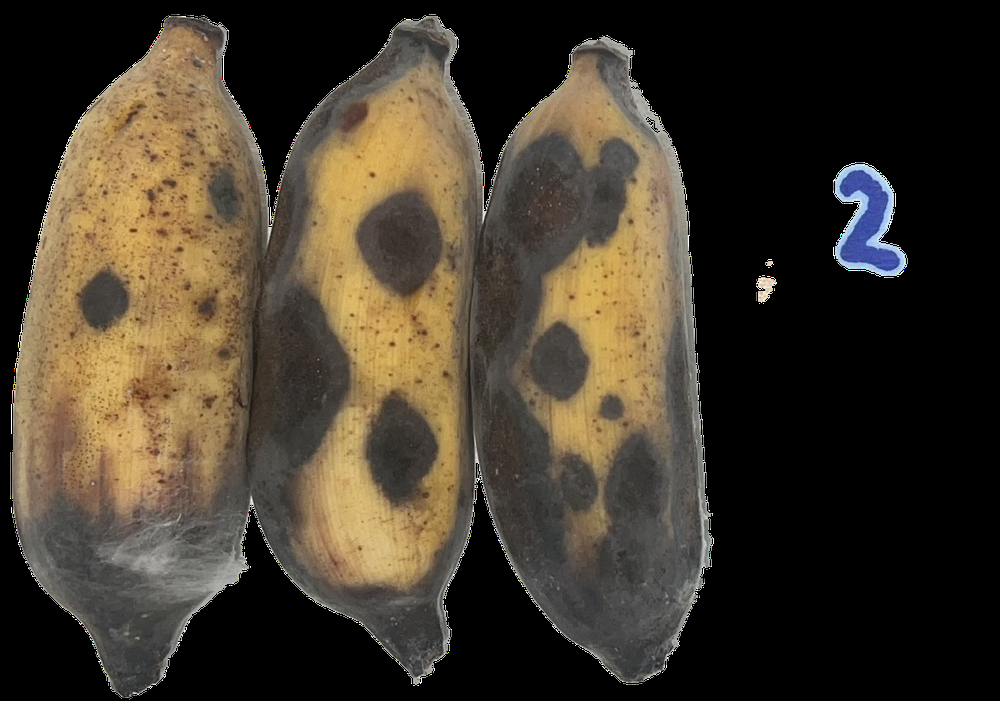
#> input picture img/img-out/7_transparent.png, 1000 x 701 px, shrunk from 1298 x 910 before the run
$ python transparent.py
#> lines starting #> are read from the running program, lines starting #| are printed output that depends on the picture; after the words box and inside, x2 and y2 are one past the last pixel; in counts of white or black regions, pixels touching at a corner belong together
import cv2
import numpy as np

# =========================
# 1️⃣ Load Transparent PNG
# =========================
img = cv2.imread("img/img-out/7_transparent.png", cv2.IMREAD_UNCHANGED)
#> img is the input picture: shape (701, 1000, 4); mean B, G, R, A 44, 57.2, 66.1, 130.1

if img is None:
    print("Image not found")
    exit()

if img.shape[2] != 4:
    print("Image does not have alpha channel")
    exit()

# Split channels (BGRA)
b, g, r, a = cv2.split(img)
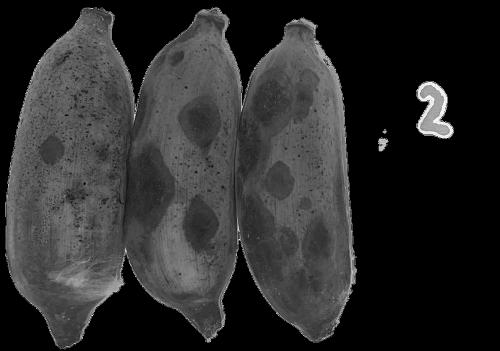
#> b: shape (701, 1000) (shown at 1/2 size); min 0, max 255, mean 44
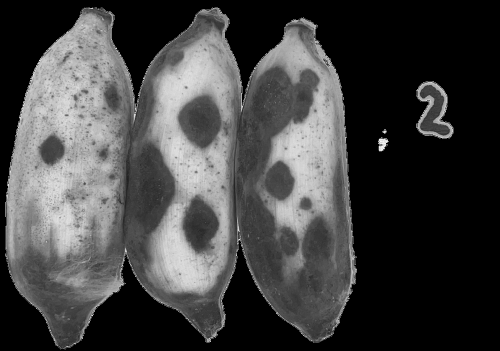
#> r: shape (701, 1000) (shown at 1/2 size); min 0, max 255, mean 66.1

# =========================
# 2️⃣ Create Banana Mask
# =========================
banana_mask = a > 0
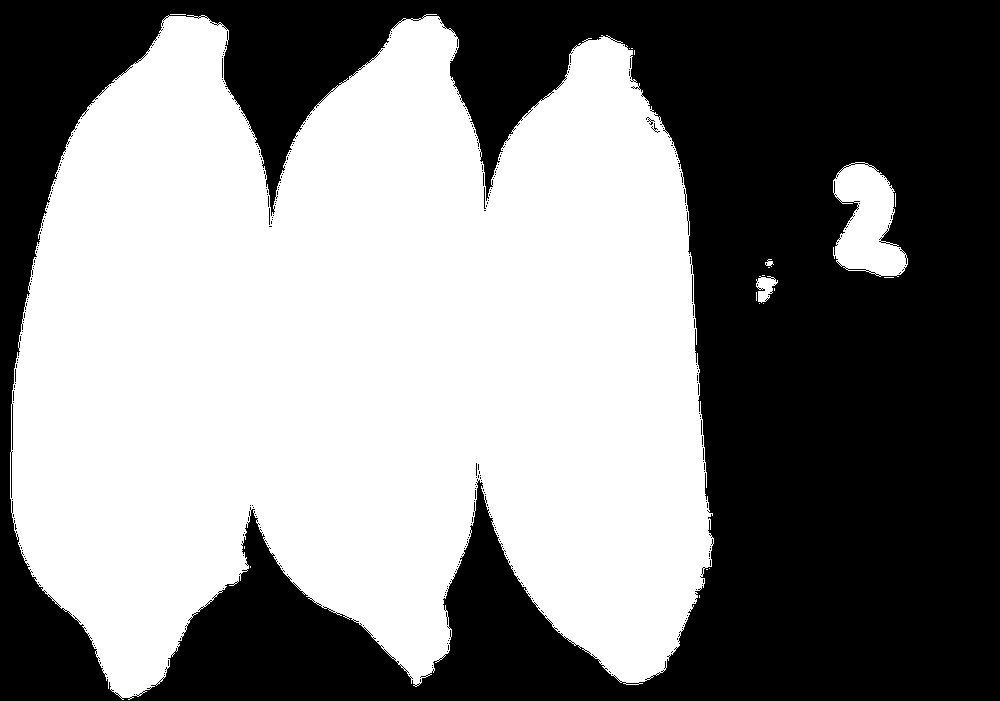
#> banana_mask: shape (701, 1000) bool; 52% white; 382 black regions (376 under 20 px), largest, box (x1, y1, x2, y2) and area: (0, 0, 1000, 701) 335998, (692, 275, 693, 302) 27, (484, 187, 486, 209) 23, (646, 117, 655, 125) 22, (222, 58, 223, 78) 20, (651, 123, 660, 133) 20
banana_pixels = np.sum(banana_mask)
#> banana_pixels = 364191

# Merge BGR
bgr = cv2.merge((b, g, r))

# Convert to HSV
hsv = cv2.cvtColor(bgr, cv2.COLOR_BGR2HSV)
#> hsv: shape (701, 1000, 3); mean H, S, V 10.9, 39, 66.8

# =========================
# 3️⃣ Define HSV Ranges
# =========================

# --- Green ---
lower_green = np.array([35, 40, 40])
upper_green = np.array([85, 255, 255])

# --- YELLOW RANGES (Expanded) ---

# 1️⃣ Strong yellow
lower_y1 = np.array([22, 120, 120])
upper_y1 = np.array([35, 255, 255])

# 2️⃣ Light yellow
lower_y2 = np.array([20, 60, 170])
upper_y2 = np.array([35, 160, 255])

# 3️⃣ Creamy pale yellow
lower_y3 = np.array([18, 30, 190])
upper_y3 = np.array([35, 140, 255])

# 4️⃣ Slight orange-yellow (late ripe)
lower_y4 = np.array([15, 80, 120])
upper_y4 = np.array([22, 255, 255])

# --- Brown (refined for dark spots) ---
lower_brown = np.array([0, 50, 0])
upper_brown = np.array([18, 255, 130])

# =========================
# 4️⃣ Create Masks
# =========================

mask_green = cv2.inRange(hsv, lower_green, upper_green) > 0
#> mask_green: shape (701, 1000) bool; 0% white in thin lines or dots, all inside (x1, y1, x2, y2) = (26, 39, 899, 685)

mask_y1 = cv2.inRange(hsv, lower_y1, upper_y1) > 0
#> mask_y1: shape (701, 1000) bool; 0.04% white in thin lines or dots, all inside (x1, y1, x2, y2) = (10, 14, 777, 693)
mask_y2 = cv2.inRange(hsv, lower_y2, upper_y2) > 0
#> mask_y2: shape (701, 1000) bool; 4.5% white; 752 white regions (696 under 20 px), largest, box (x1, y1, x2, y2) and area: (318, 135, 455, 483) 10407, (554, 222, 657, 440) 6241, (327, 408, 416, 579) 5690
mask_y3 = cv2.inRange(hsv, lower_y3, upper_y3) > 0
#> mask_y3: shape (701, 1000) bool; 5% white; 824 white regions (751 under 20 px), largest, box (x1, y1, x2, y2) and area: (322, 408, 416, 578) 6832, (68, 321, 169, 490) 5942, (320, 147, 384, 378) 4340
mask_y4 = cv2.inRange(hsv, lower_y4, upper_y4) > 0
#> mask_y4: shape (701, 1000) bool; 21.6% white; 116 white regions (110 under 20 px), largest, box (x1, y1, x2, y2) and area: (16, 27, 249, 510) 69368, (299, 68, 469, 589) 52603, (525, 58, 672, 478) 28519, (580, 502, 607, 537) 564, (233, 339, 241, 351) 42, (118, 510, 130, 516) 31

mask_yellow = mask_y1 | mask_y2 | mask_y3 | mask_y4
#> mask_yellow: shape (701, 1000) bool; 21.8% white; 390 white regions (382 under 20 px), largest, box (x1, y1, x2, y2) and area: (16, 27, 249, 510) 69961, (299, 68, 469, 589) 52603, (525, 58, 672, 478) 28542

mask_brown = cv2.inRange(hsv, lower_brown, upper_brown) > 0
#> mask_brown: shape (701, 1000) bool; 8.1% white; 808 white regions (731 under 20 px), largest, box (x1, y1, x2, y2) and area: (158, 125, 333, 517) 17316, (356, 125, 478, 507) 8959, (473, 222, 521, 379) 3514

# Optional: remove small noise
kernel = np.ones((3,3), np.uint8)
mask_green  = cv2.morphologyEx(mask_green.astype(np.uint8), cv2.MORPH_OPEN, kernel) > 0
#> mask_green: shape (701, 1000) bool; every value is 0
mask_yellow = cv2.morphologyEx(mask_yellow.astype(np.uint8), cv2.MORPH_OPEN, kernel) > 0
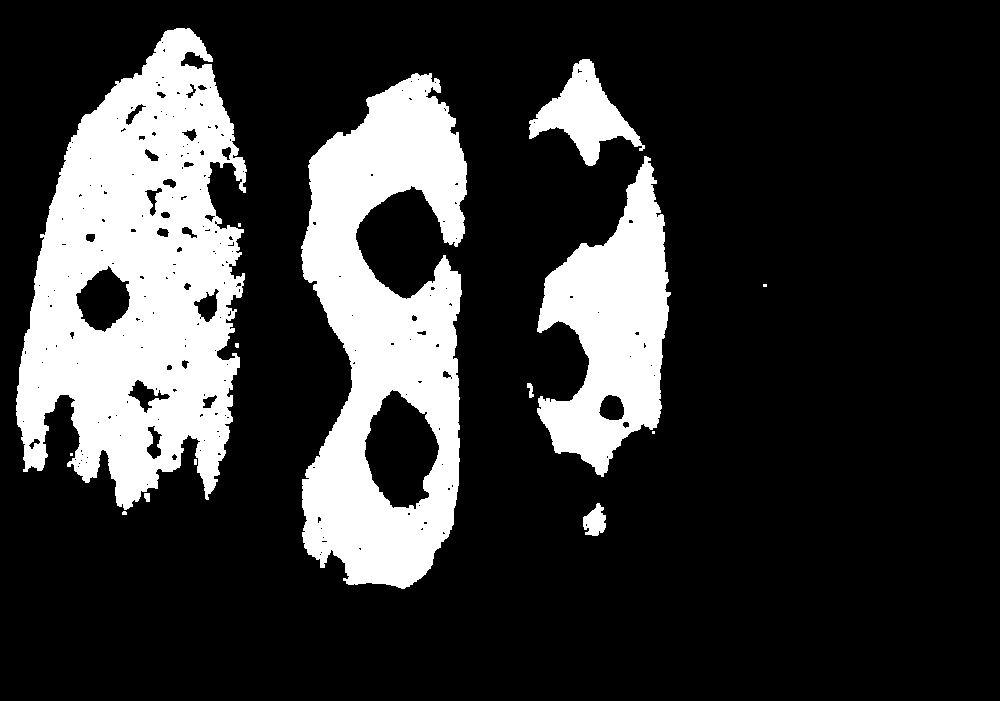
#> mask_yellow: shape (701, 1000) bool; 21.4% white; 14 white regions (7 under 20 px), largest, box (x1, y1, x2, y2) and area: (16, 28, 247, 510) 68723, (301, 73, 467, 589) 52224, (537, 156, 671, 477) 23147
mask_brown  = cv2.morphologyEx(mask_brown.astype(np.uint8), cv2.MORPH_OPEN, kernel) > 0
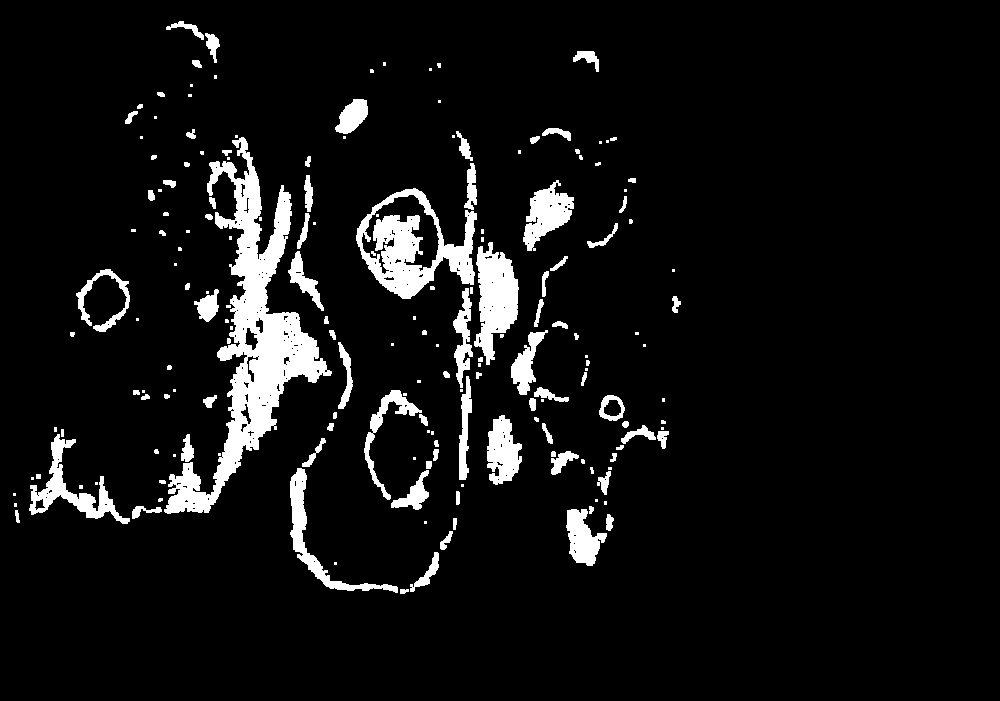
#> mask_brown: shape (701, 1000) bool; 7.1% white; 183 white regions (78 under 20 px), largest, box (x1, y1, x2, y2) and area: (164, 137, 332, 514) 15856, (356, 188, 477, 299) 5656, (474, 242, 519, 365) 3247

# =========================
# 5️⃣ Count Pixels (Inside Banana Only)
# =========================

green_pixels  = np.sum(mask_green & banana_mask)
#> green_pixels = 0
yellow_pixels = np.sum(mask_yellow & banana_mask)
#> yellow_pixels = 149843
brown_pixels  = np.sum(mask_brown & banana_mask)
#> brown_pixels = 49623

# =========================
# 6️⃣ Normalize To 100%
# =========================

total_detected = green_pixels + yellow_pixels + brown_pixels
#> total_detected = 199466

if total_detected == 0:
    print("No color detected")
    exit()

green_percent  = (green_pixels  / total_detected) * 100
#> green_percent = 0
yellow_percent = (yellow_pixels / total_detected) * 100
#> yellow_percent = 75.12
brown_percent  = (brown_pixels  / total_detected) * 100
#> brown_percent = 24.88

# =========================
# 7️⃣ Print Results
# =========================

print("Total banana pixels:", banana_pixels)
#| Total banana pixels: 364191
print(f"Green:  {green_percent:.2f}%")
#| Green:  0.00%
print(f"Yellow: {yellow_percent:.2f}%")
#| Yellow: 75.12%
print(f"Brown:  {brown_percent:.2f}%")
#| Brown:  24.88%
print("Total:", green_percent + yellow_percent + brown_percent)
#| Total: 100.0

# =========================
# 8️⃣ Visualization
# =========================

result = np.zeros_like(bgr)

result[mask_green & banana_mask]  = [0, 255, 0]       # Green
result[mask_yellow & banana_mask] = [0, 255, 255]     # Yellow
result[mask_brown & banana_mask]  = [42, 42, 165]     # Brown

cv2.imshow("Original", bgr)
cv2.imshow("Color Classification", result)
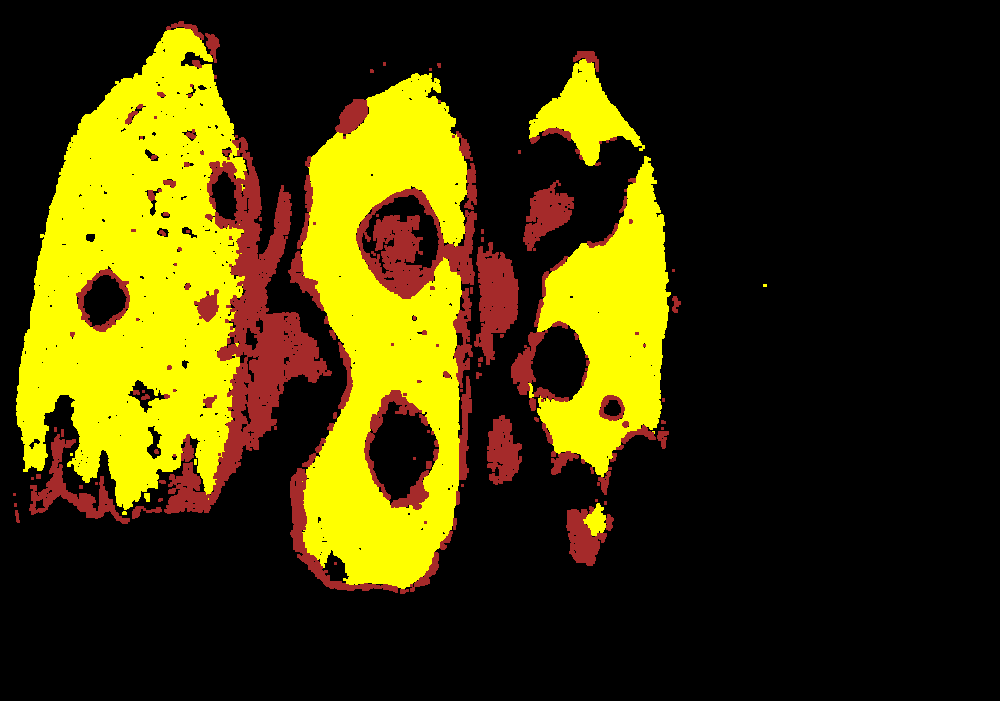
#> window 'Color Classification': shape (701, 1000, 3); mean B, G, R 3, 56.7, 65.4
cv2.waitKey(0)
cv2.destroyAllWindows()

$ run again, with img/img-out/1_transparent.png copied over img/img-out/7_transparent.png
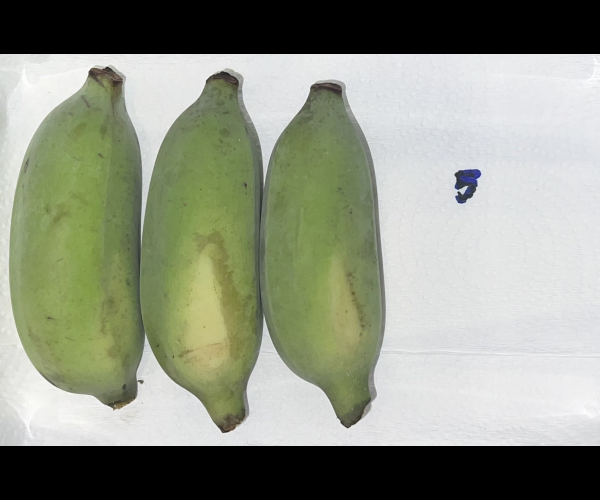
#> input picture img/img-out/1_transparent.png, 600 x 500 px
#> img is the input picture: shape (500, 600, 4); mean B, G, R, A 131.9, 148.2, 143.1, 142.2
#> `b, g, r, a = cv2.split(img)`:
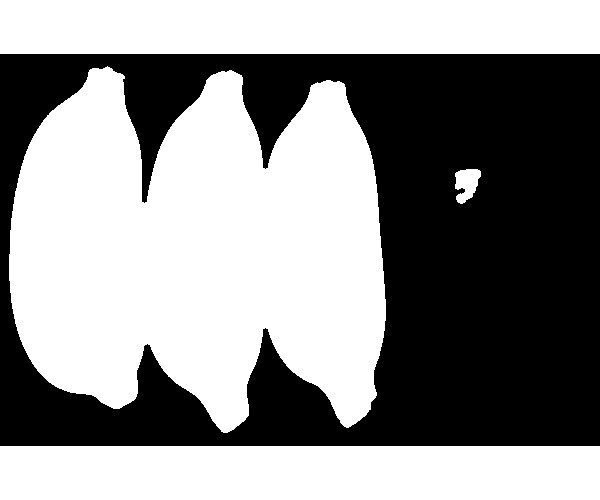
#> a: shape (500, 600); 55.8% white; 1 black region, box (x1, y1, x2, y2) and area: (0, 54, 600, 446) 132691
#> banana_pixels = 167309
#> hsv: shape (500, 600, 3); mean H, S, V 47.8, 31.4, 148.9
#> mask_y1: shape (500, 600) bool; 0.16% white; 40 white regions (37 under 20 px), largest, box (x1, y1, x2, y2) and area: (224, 278, 243, 316) 278, (220, 265, 234, 278) 70, (218, 239, 224, 248) 29
#> mask_y2: shape (500, 600) bool; 1.4% white; 28 white regions (25 under 20 px), largest, box (x1, y1, x2, y2) and area: (176, 250, 228, 378) 3983, (331, 285, 339, 310) 77, (92, 340, 105, 353) 69
#> mask_y3: shape (500, 600) bool; 0.67% white; 14 white regions (12 under 20 px), largest, box (x1, y1, x2, y2) and area: (189, 263, 224, 363) 1974, (209, 357, 218, 365) 24
#> mask_y4: shape (500, 600) bool; 0.01% white in thin lines or dots, all inside (x1, y1, x2, y2) = (117, 404, 125, 408)
#> green_pixels = 81457
#> yellow_pixels = 4205
#> brown_pixels = 237
#> total_detected = 85899
#> green_percent = 94.83
#> yellow_percent = 4.9
#> brown_percent = 0.276
#| Total banana pixels: 167309
#| Green:  94.83%
#| Yellow: 4.90%
#| Brown:  0.28%
#| Total: 100.0
#> `cv2.imshow("Color Classification", result)`:
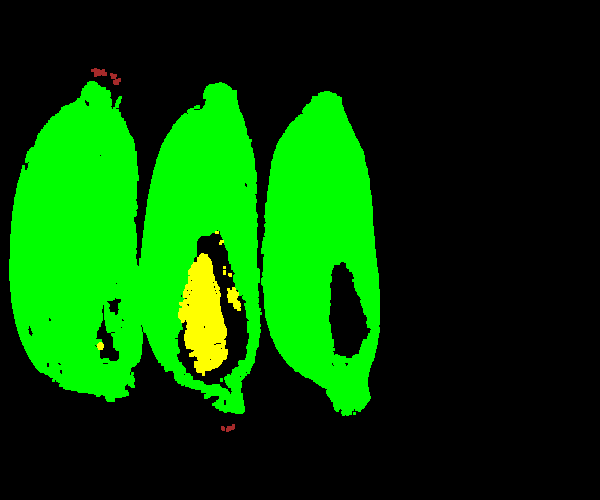
#> window 'Color Classification': shape (500, 600, 3); mean B, G, R 0, 72.7, 3.7

$ run again, with img/img-out/2_transparent.png copied over img/img-out/7_transparent.png
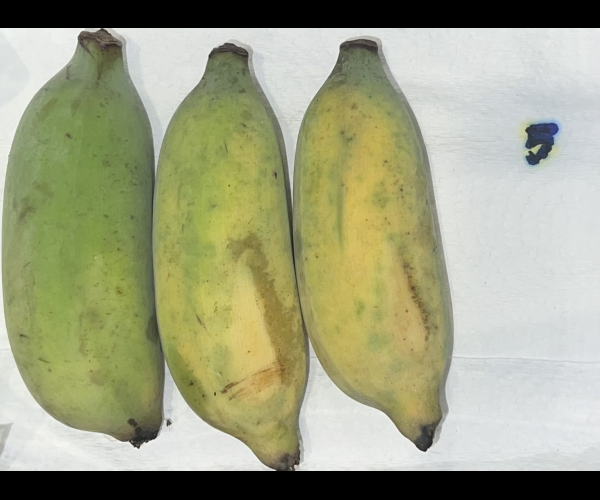
#> input picture img/img-out/2_transparent.png, 600 x 500 px
#> img is the input picture: shape (500, 600, 4); mean B, G, R, A 131, 161.8, 159.3, 156.3
#> `b, g, r, a = cv2.split(img)`:
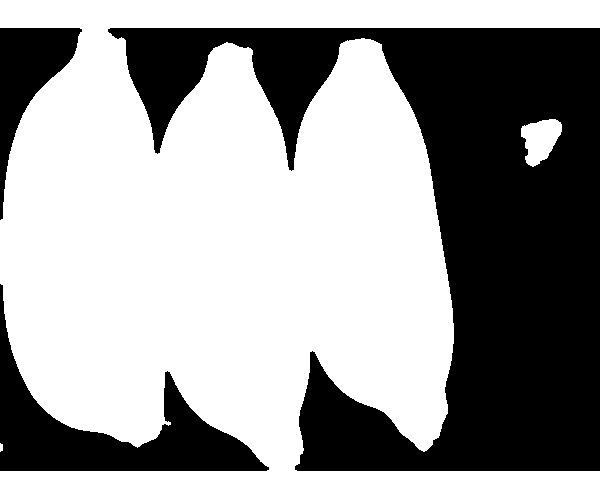
#> a: shape (500, 600); 61.3% white; 3 black regions, box (x1, y1, x2, y2) and area: (108, 28, 600, 471) 96291, (0, 284, 269, 471) 13941, (0, 28, 82, 220) 5829
#> banana_pixels = 183939
#> hsv: shape (500, 600, 3); mean H, S, V 44.5, 53.7, 164.1
#> mask_y1: shape (500, 600) bool; 13.5% white; 373 white regions (340 under 20 px), largest, box (x1, y1, x2, y2) and area: (160, 114, 303, 411) 18422, (305, 97, 406, 374) 15978, (91, 247, 146, 362) 2227
#> mask_y2: shape (500, 600) bool; 14.3% white; 215 white regions (191 under 20 px), largest, box (x1, y1, x2, y2) and area: (307, 109, 431, 418) 20443, (157, 142, 295, 435) 17522, (42, 334, 101, 407) 2185
#> mask_y3: shape (500, 600) bool; 4.6% white; 147 white regions (136 under 20 px), largest, box (x1, y1, x2, y2) and area: (323, 140, 424, 361) 7591, (198, 267, 279, 405) 5313, (209, 212, 228, 246) 292
#> mask_y4: shape (500, 600) bool; 0.63% white; 34 white regions (26 under 20 px), largest, box (x1, y1, x2, y2) and area: (225, 347, 292, 396) 1142, (398, 306, 413, 335) 190, (404, 272, 416, 302) 165
#> green_pixels = 51786
#> yellow_pixels = 55549
#> brown_pixels = 137
#> total_detected = 107472
#> green_percent = 48.19
#> yellow_percent = 51.69
#> brown_percent = 0.127
#| Total banana pixels: 183939
#| Green:  48.19%
#| Yellow: 51.69%
#| Brown:  0.13%
#| Total: 100.0
#> `cv2.imshow("Color Classification", result)`:
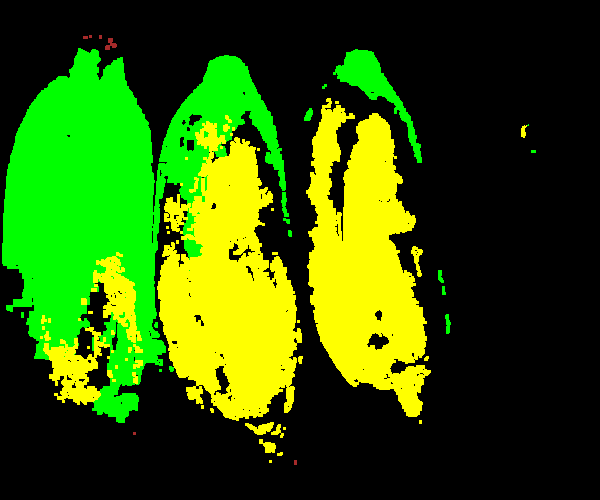
#> window 'Color Classification': shape (500, 600, 3); mean B, G, R 0, 87.7, 47.3
